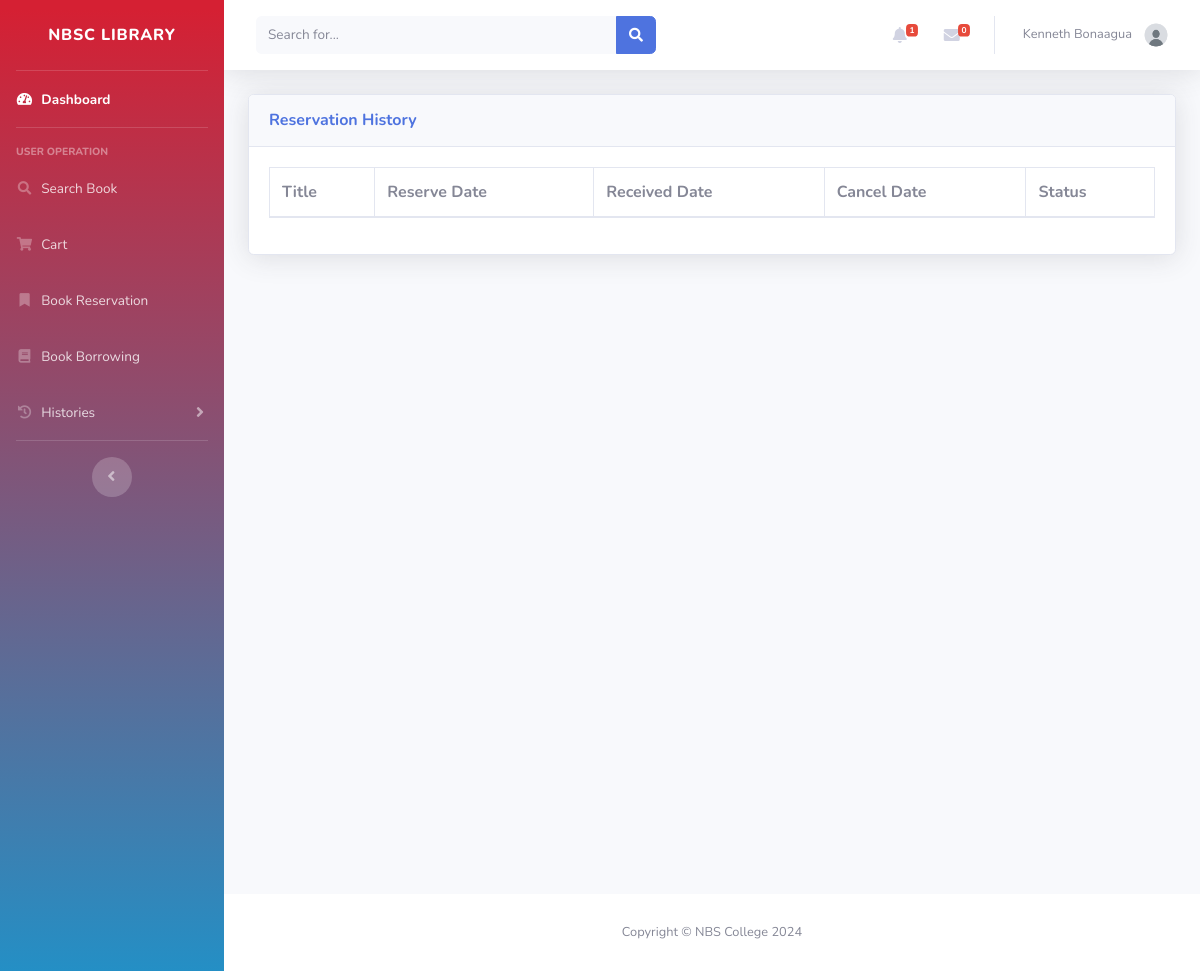
The page /User/reservation_history.php (signed in) on the database as committed earlier.
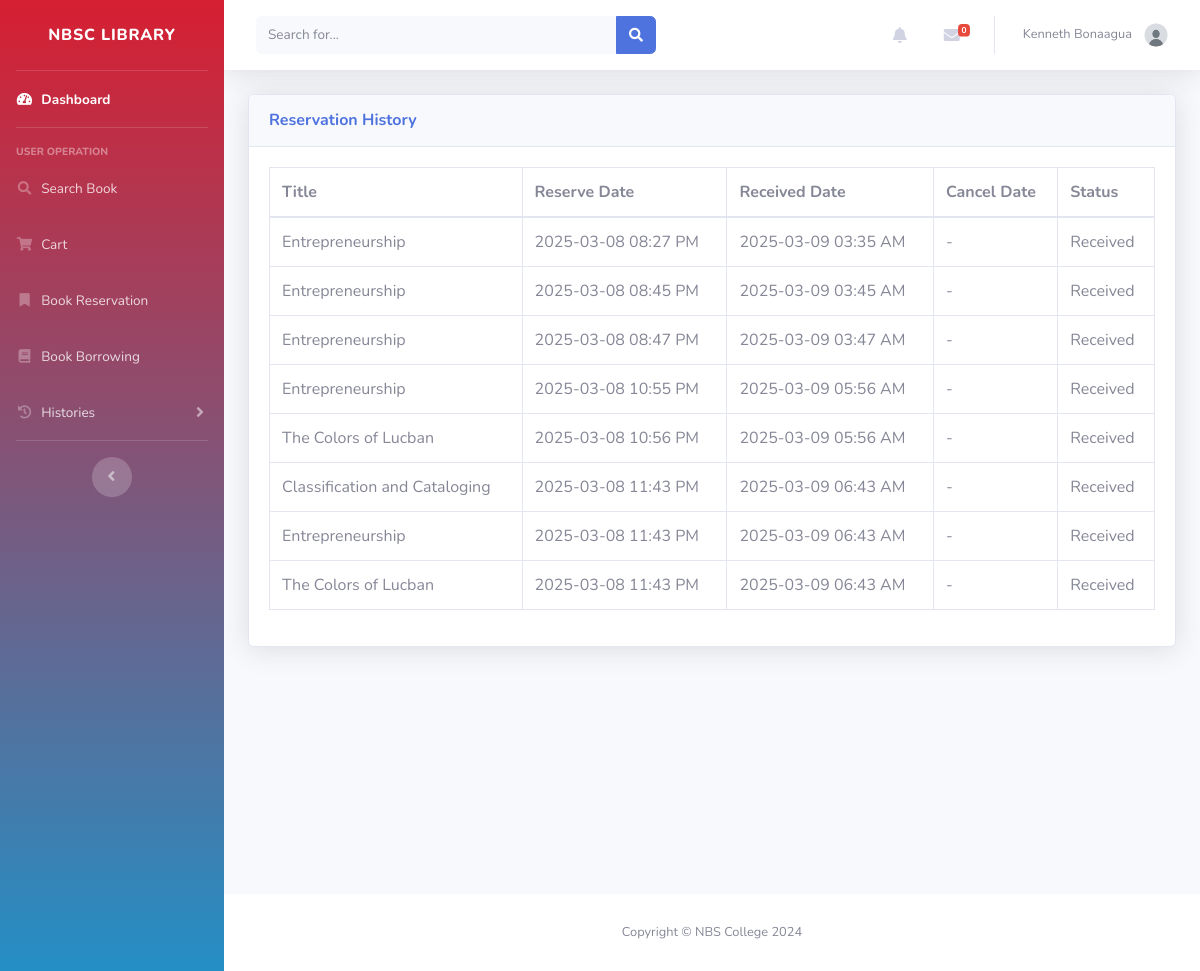
The same page on the database as committed later.
### tables this page shows
CREATE TABLE `reservations` (
  `id` int(225) NOT NULL,
  `user_id` int(225) DEFAULT NULL,
  `book_id` int(225) DEFAULT NULL,
  `reserve_date` timestamp NULL DEFAULT NULL,
  `ready_date` timestamp NULL DEFAULT NULL,
  `ready_by` int(11) DEFAULT NULL,
  `issue_date` timestamp NULL DEFAULT NULL,
  `issued_by` int(11) DEFAULT NULL,
  `cancel_date` timestamp NULL DEFAULT NULL,
  `cancelled_by` int(11) DEFAULT NULL,
  `cancelled_by_role` varchar(50) DEFAULT NULL,
  `recieved_date` timestamp NULL DEFAULT NULL,
  `status` varchar(100) DEFAULT NULL
);

CREATE TABLE `books` (
  `id` int(11) NOT NULL,
  `accession` int(11) NOT NULL,
  `title` varchar(100) DEFAULT NULL,
  `preferred_title` varchar(100) DEFAULT NULL,
  `parallel_title` varchar(100) DEFAULT NULL,
  `subject_category` varchar(100) DEFAULT NULL,
  `subject_detail` varchar(9999) DEFAULT NULL,
  `summary` varchar(1000) DEFAULT NULL,
  `contents` varchar(1000) DEFAULT NULL,
  `front_image` varchar(100) DEFAULT NULL,
  `back_image` varchar(100) DEFAULT NULL,
  `dimension` varchar(100) DEFAULT NULL,
  `series` varchar(100) DEFAULT NULL,
  `volume` varchar(100) DEFAULT NULL,
  `edition` varchar(100) DEFAULT NULL,
  `copy_number` int(225) DEFAULT NULL,
  `total_pages` varchar(100) DEFAULT NULL,
  `supplementary_contents` varchar(100) DEFAULT NULL,
  `ISBN` varchar(100) DEFAULT NULL,
  `content_type` varchar(100) DEFAULT NULL,
  `media_type` varchar(100) DEFAULT NULL,
  `carrier_type` varchar(100) DEFAULT NULL,
  `call_number` varchar(100) DEFAULT NULL,
  `URL` varchar(225) DEFAULT NULL,
  `language` varchar(100) DEFAULT NULL,
  `shelf_location` varchar(100) DEFAULT NULL,
  `entered_by` int(225) DEFAULT NULL,
  `date_added` date DEFAULT NULL,
  `status` varchar(100) DEFAULT NULL,
  `updated_by` int(11) DEFAULT NULL,
  `last_update` date DEFAULT NULL
);

### User/reservation_history.php (the view, shortened to what the changed rows need)
<?php
include '../db.php';
$user_id = $_SESSION['user_id'];
$query = "SELECT r.id, b.title, r.reserve_date, r.recieved_date, r.cancel_date,
          CASE
              WHEN r.recieved_date IS NOT NULL THEN 'Received'
              WHEN r.cancel_date IS NOT NULL THEN 'Cancelled'
              ELSE 'Unknown'
          END AS status_text
          FROM reservations r
          JOIN books b ON r.book_id = b.id
          WHERE r.user_id = ? AND (r.recieved_date IS NOT NULL OR r.cancel_date IS NOT NULL)";
$stmt = $conn->prepare($query);
$stmt->bind_param('i', $user_id);
$stmt->execute();
$result = $stmt->get_result();
include 'inc/header.php';
?>
<head>
</head>
<div id="content" class="d-flex flex-column min-vh-100">
    <div class="container-fluid">
        <div class="card shadow mb-4">
            <div class="card-body">
                <div class="table-responsive">
                    <table class="table table-bordered" id="dataTable" width="100%" cellspacing="0">
                        <thead>
                            <tr>
                                <th>Title</th>
                                <th>Reserve Date</th>
                                <th>Received Date</th>
                                <th>Cancel Date</th>
                                <th>Status</th>
                            </tr>
                        </thead>
                        <tbody>
                            <?php while ($row = $result->fetch_assoc()): ?>
                                <tr>
                                    <td><?php echo htmlspecialchars($row['title']); ?></td>
                                    <td><?php echo date('Y-m-d h:i A', strtotime($row['reserve_date'])); ?></td>
                                    <td><?php echo $row['recieved_date'] ? date('Y-m-d h:i A', strtotime($row['recieved_date'])) : '-'; ?></td>
                                    <td><?php echo $row['cancel_date'] ? date('Y-m-d h:i A', strtotime($row['cancel_date'])) : '-'; ?></td>
                                    <td><?php echo htmlspecialchars($row['status_text']); ?></td>
                                </tr>
                            <?php endwhile; ?>
                        </tbody>
                    </table>
                </div>
            </div>
        </div>
    </div>
</div>
</body>
</html>

### user/inc/header.php (shortened to what the changed rows need)
<!DOCTYPE html>
<html lang="en">
<head>
    <link href="vendor/fontawesome-free/css/all.min.css" rel="stylesheet" type="text/css">
    <link href="inc/css/sb-admin-2.min.css" rel="stylesheet">
    <link href="inc/assets/DataTables/datatables.min.css" rel="stylesheet">
</head>
<body id="page-top">
    <div id="wrapper">
        <div id="content-wrapper" class="d-flex flex-column">
            <div id="content">
                <nav class="navbar navbar-expand navbar-light bg-white topbar mb-4 static-top shadow">
                    <ul class="navbar-nav ml-auto">
                        <li class="nav-item dropdown no-arrow mx-1">
                            <?php
                            $ready_query = "SELECT r.id, b.title, r.reserve_date
                                          FROM reservations r
                                          JOIN books b ON r.book_id = b.id
                                          WHERE r.user_id = ? AND r.status = 'Ready'
                                          ORDER BY r.reserve_date DESC";
                            $ready_stmt = $conn->prepare($ready_query);
                            $ready_stmt->bind_param('i', $_SESSION['user_id']);
                            $ready_stmt->execute();
                            $ready_result = $ready_stmt->get_result();
                            $ready_count = $ready_result->num_rows;
                            ?>
                            <a class="nav-link dropdown-toggle" href="#" id="alertsDropdown" role="button"
                                data-toggle="dropdown" aria-haspopup="true" aria-expanded="false">
                                <i class="fas fa-bell fa-fw"></i>
                                <?php if ($ready_count > 0): ?>
                                    <span class="badge badge-danger badge-counter"><?php echo $ready_count; ?></span>
                                <?php endif; ?>
                            </a>
                        </li>
                    </ul>
                </nav>
            </div>
</body>
</html>

Rows that differ between the two databases and show on the page:
now on this page (row edited): reservations: book.title "Entrepreneurship", reserve_date "2025-03-08 08:27 PM", recieved_date "2025-03-09 03:35 AM", status_text "Received"
added reservations: book.title "Entrepreneurship", reserve_date "2025-03-08 08:45 PM", recieved_date "2025-03-09 03:45 AM", status_text "Received"
added reservations: book.title "Entrepreneurship", reserve_date "2025-03-08 08:47 PM", recieved_date "2025-03-09 03:47 AM", status_text "Received"
added reservations: book.title "Entrepreneurship", reserve_date "2025-03-08 10:55 PM", recieved_date "2025-03-09 05:56 AM", status_text "Received"
added reservations: book.title "The Colors of Lucban", reserve_date "2025-03-08 10:56 PM", recieved_date "2025-03-09 05:56 AM", status_text "Received"
added reservations: book.title "Classification and Cataloging", reserve_date "2025-03-08 11:43 PM", recieved_date "2025-03-09 06:43 AM", status_text "Received"
added reservations: book.title "Entrepreneurship", reserve_date "2025-03-08 11:43 PM", recieved_date "2025-03-09 06:43 AM", status_text "Received"
added reservations: book.title "The Colors of Lucban", reserve_date "2025-03-08 11:43 PM", recieved_date "2025-03-09 06:43 AM", status_text "Received"
Other text that changed with them:
$ready_count: "1" → (not shown)
